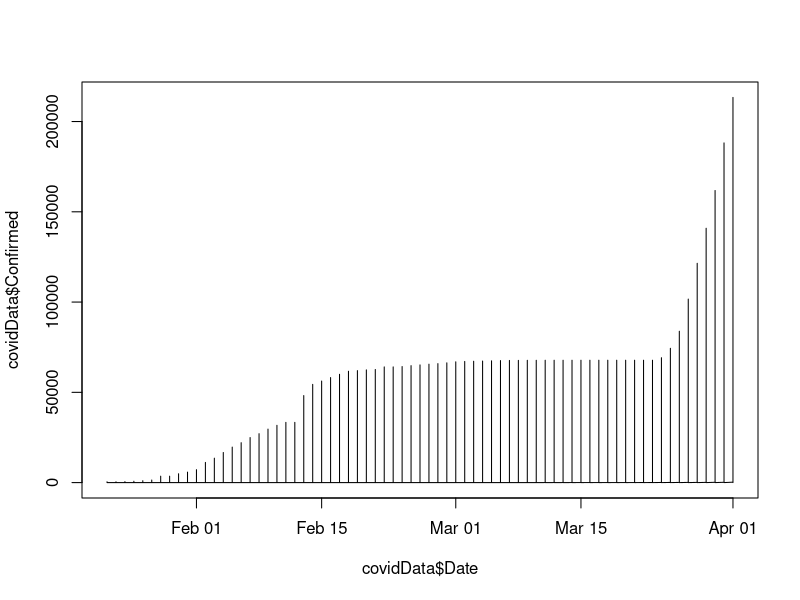
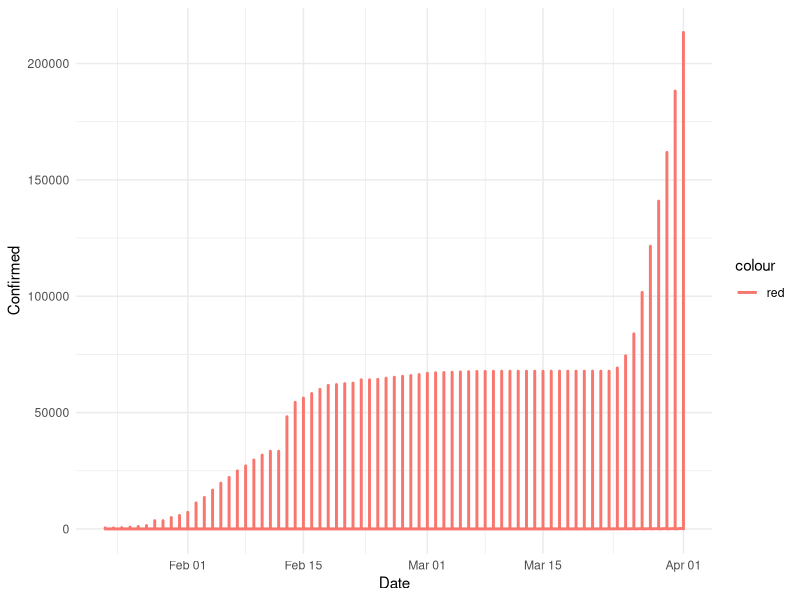
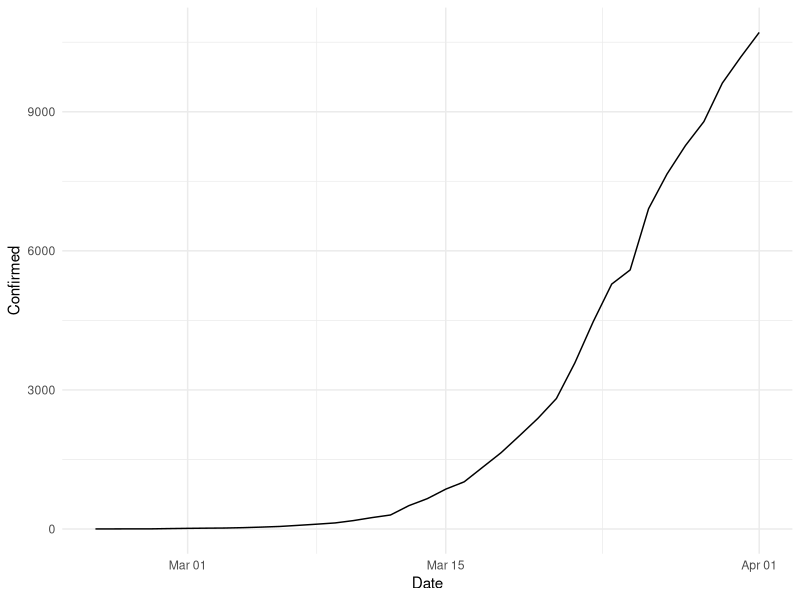
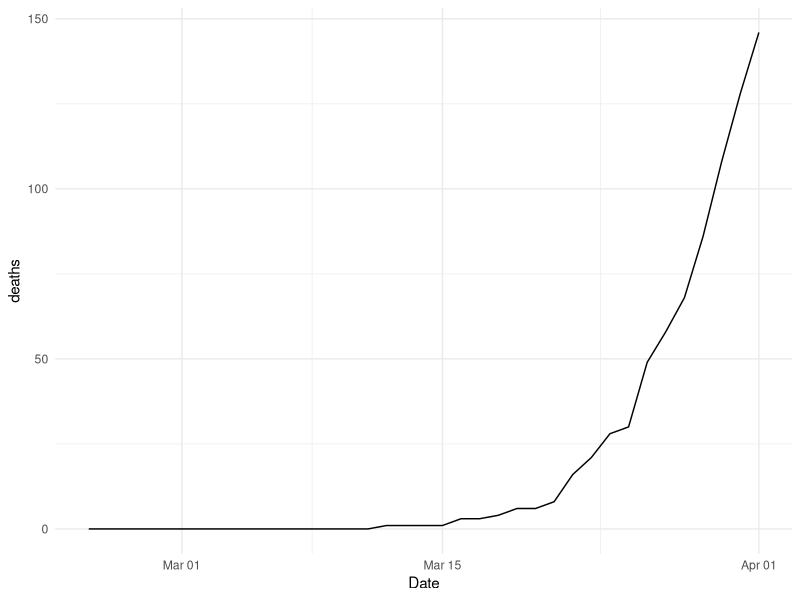
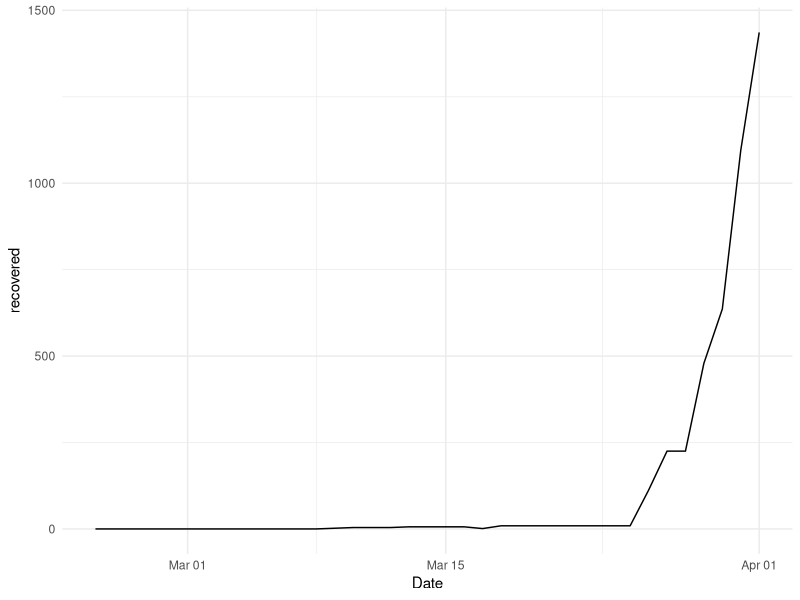
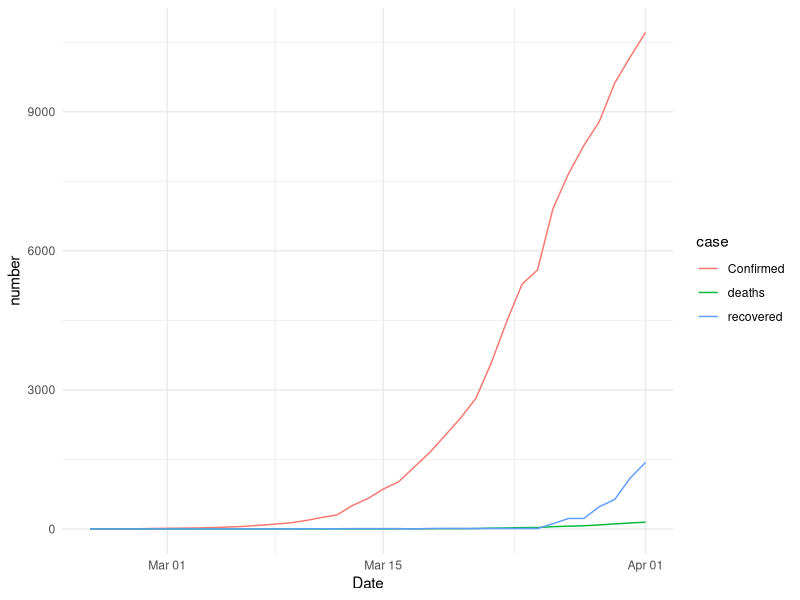
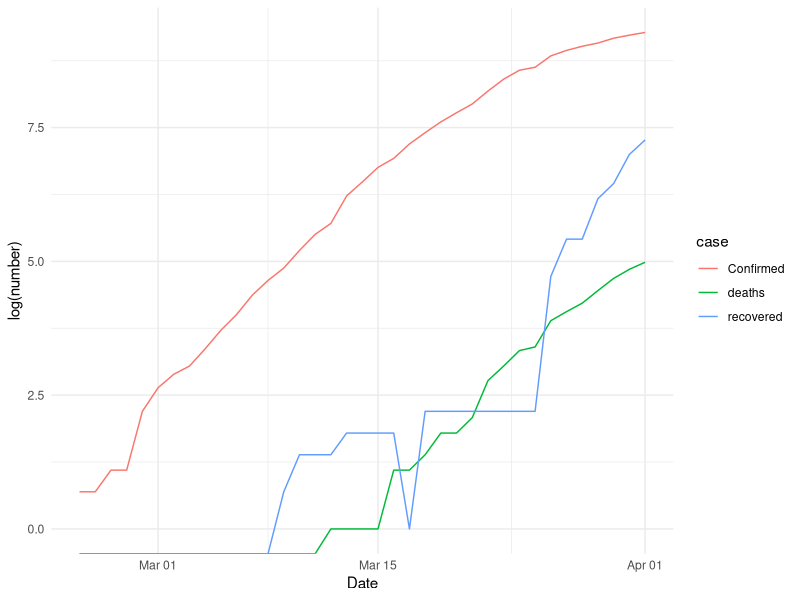
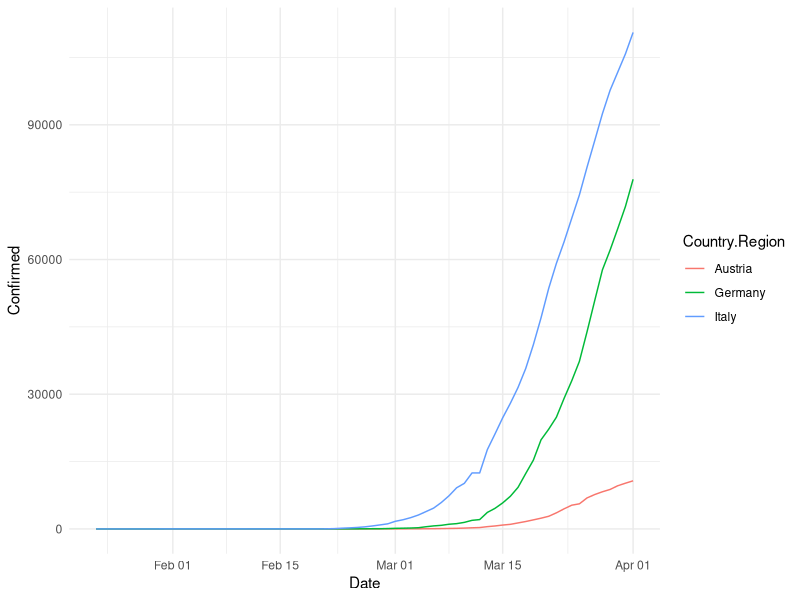

These figures' R source, in order:
######## data science in r ########
##### INTRO
# create an object
x <- 15 # number
y <- c(13,12,33) #vector
z <- c("a","b","c")
# create a data frame
df <- data.frame(numbers=x,let =z)
df
# create a list
list1 <- list(data=df,x=x,y=y)
list1

#### Data Manipulation and visualisation #####
#install.packages("tidyr")
#install.packages("dplyr")
#install.packages("ggplot")
library(tidyr)   #cheatsheet: https://rstudio.com/wp-content/uploads/2015/02/data-wrangling-cheatsheet.pdf
library(dplyr)
library(ggplot2)  #cheatsheet: https://rstudio.com/wp-content%2Fuploads%2F2015%2F03%2Fggplot2-cheatsheet.pdf%2F

# load dataset
covidData <- read.csv("data/covid_data.csv")

# view dataset
#View(covidData)
head(covidData)
summary(covidData)

# make Date column Date type
covidData$Date <- as.Date(covidData$Date)

# plot total number of confirmed cases

plot(covidData$Date,covidData$Confirmed,type="l")
ggplot(data=covidData, aes(x=Date, y=Confirmed)) + geom_line(aes(color = "red"), size = 1) + theme_minimal()

# filter data only for austria
covidDataAustria <- covidData %>% filter(Country.Region=="Austria")
covidDataAustria <- covidDataAustria %>% filter(Confirmed>1)

#plot number of confirmed cases
ggplot(data=covidDataAustria, aes(x=Date, y=Confirmed)) + geom_line() + theme_minimal()

#plot number of death cases
ggplot(data=covidDataAustria, aes(x=Date, y=deaths)) + geom_line() + theme_minimal()

#plot number of recovered cases in austria
ggplot(data=covidDataAustria, aes(x=Date, y=recovered)) + geom_line() + theme_minimal()


## Now lets plot confirmed, deaths and recoverd together in one plot! - But How?
# Data manipulation! 
# with tidyr::gather
covidDataAustria <- covidDataAustria %>% gather(case, number, c("Confirmed","deaths","recovered"))

# now plot it - try to log() the number
ggplot(data=covidDataAustria, aes(x=Date, y=number,  color=case)) + geom_line() + theme_minimal()
ggplot(data=covidDataAustria, aes(x=Date, y=log(number), color=case)) + geom_line() + theme_minimal()


###### let's now plot 3 different countries against each other #####
# select your countries
countries <- c("Austria","Germany","Italy")

covidDataCountries <- covidData %>% filter(Country.Region %in% countries)
head(covidDataCountries)

# plot the confirmed cases for these countries in one plot
ggplot(data=covidDataCountries, aes(x=Date, y=Confirmed, color=Country.Region)) + geom_line() + theme_minimal()

##### the total number of cases per country sorted
totalCases <- covidData %>% 
    group_by(Country.Region) %>%
    summarise(Confirmed = sum(Confirmed),deaths = sum(deaths),recovered = sum(recovered)) %>%
    arrange(desc(Confirmed))
totalCases

#ggplot(data=totalCases, aes(x=Country.Region, y=Confirmed)) + geom_bar(stat="identity") + theme_minimal()

########## simple machine learning task #############
#### trying to predict the future

# load library
library(dplyr)

# read data
covidData <- read.csv("data/covid_data.csv")

# data cleaning
covidAustria <- covidData %>% 
    select(Country.Region,Confirmed) %>% # only select needed columns
    filter(Country.Region=="Austria", Confirmed >0) # filter only austria and values bigger than 1

head(covidAustria)

# Make the date column numeric 
covidAustria$Date <- 1:nrow(covidAustria)

# split into train and test
trainInd <- round(nrow(covidAustria)*0.85)
train <-covidAustria[0:trainInd, ]
test <-covidAustria[trainInd+1:nrow(covidAustria), ]

# create model with trainingsdata
model = lm(log(Confirmed)~Date + I(Date^2), data=train)
summary(model)

# predict the missing test data
prediction <- exp(predict(model,test))

# create results data table for visualisation
results <- data.frame(actual=test$Confirmed, prediction=prediction)
results$Date <- as.numeric(rownames(results))
results <- covidAustria %>% left_join(results,by = "Date") %>% gather(type, Confirmed, c("Confirmed","prediction"))

# plot the result
ggplot(results, aes(Date,Confirmed,col=type)) + geom_line() + theme_minimal()



